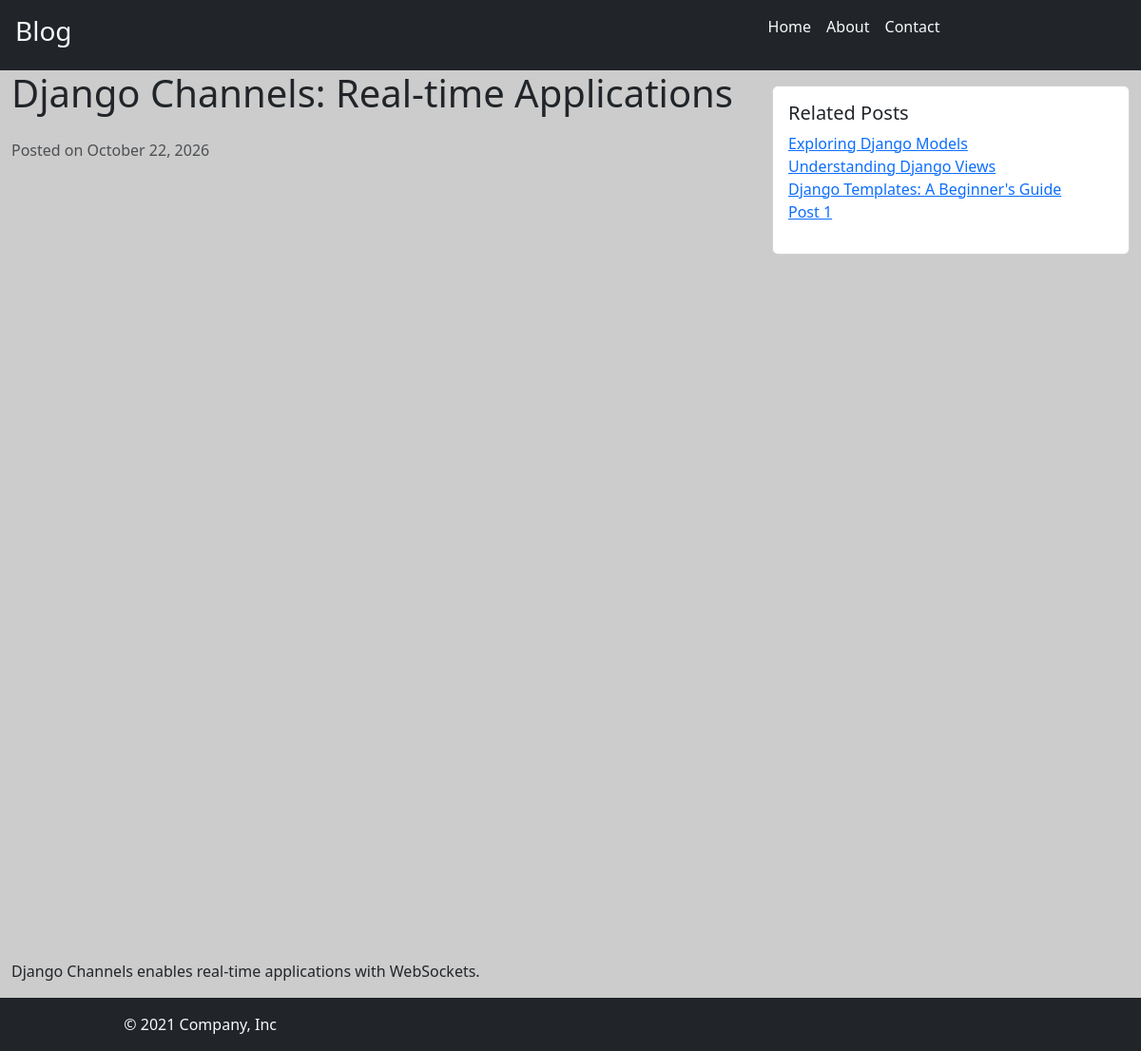
Page /blog/post/django-channels-real-time-applications/ on the committed database.
### blog/models.py (models this page shows, shortened)
class Post(models.Model):
    title = models.CharField(max_length=100)
    content = models.TextField()
    img_url = models.URLField(blank=True, null=True)
    created_at = models.DateTimeField(auto_now_add=True)
    slug = models.SlugField(
        unique=True,
        blank=True,
        max_length=100
    )
    category = models.ForeignKey(category, on_delete=models.CASCADE)

### blog/views.py (the view)
# urls.py: path("post/<slug:slug>/",views.detail,name="detail"),
def detail(request, slug):
    try:
        posts = Post.objects.get(slug=slug)
        related_posts=Post.objects.filter(category=posts.category).exclude(pk=posts.pk)[:3]
    except Post.DoesNotExist:
        return render(request,'404.html', status=404,)
    return render(request,'detail.html', {'post': posts, 'related_posts': related_posts})

### blog/templates/detail.html
{% extends "base.html" %}
{% block content %}
    <div class="container-fluid ">
        <div class="row">
            <div class="col-lg-8">
              <h1 class="mb-4"> {{post.title}}  </h1>
              <p class="text-muted">Posted on {{ post.created_at|date:"F j, Y" }}</p>
              <img src="{{ post.img_url}}" class="img-fluid mb-4" alt="Blog Image">
              <p> {{post.content}} </p>
              </div>
            <div class="col-lg-4">
              <div class="card mt-3">
                <div class="card-body">
                  <h5 class="card-title">Related Posts</h5>
                  <ul class="list-unstyled">
                    {% for related_post in related_posts %}
                      <li><a href="{% url 'blog:detail' slug=related_post.slug %}">{{ related_post.title }}</a></li>
                    {% empty %}
                      <li>No related posts found.</li>
                    {% endfor %}
                    <li><a href="./detail.html">Post 1</a></li>
                  </ul>
                </div>
              </div>
            </div>
        </div>
    </div>
{% endblock content %}

### blog/static/style.css (style rules this page uses)
body { background-color: #cccccc; }

### rows in the picture
Post: title "Django Channels: Real-time Applications", created_at "October 22, 2026", content "Django Channels enables real-time applications with WebSockets."
Post: title "Exploring Django Models"
Post: title "Understanding Django Views"
Post: title "Django Templates: A Beginner's Guide"
